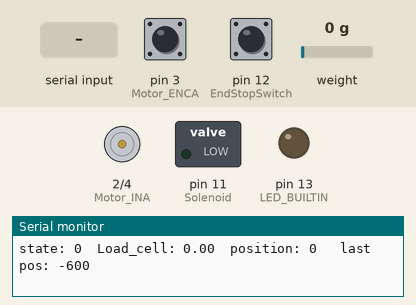
Simulated run of this sketch. Board: Arduino Uno, built with avr-gcc and run on an emulated ATmega328P. On the bench: motor-driver pin pairs drawn as motors (green arrow = first pin HIGH = forward, orange = second pin HIGH = backward, longer = more drive, scaled by the enable pin), switched loads named in the sketch (green lamp = pin HIGH), output pins drawn as LEDs (lit = HIGH), the last lines printed to the serial monitor. The test bench sets the inputs (shaded band); at power-on: weight on the scale 0 g, pin 12 (EndStopSwitch) HIGH, pin 3 (Motor_ENCA) HIGH.

Above: at 1.7 s.
1.8 s: "w" received over Serial
At 2.8 s:
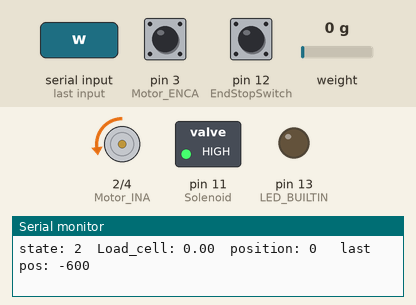
3.3 s: weight on the scale set to 931 g
4.8 s: weight on the scale set to 1060 g
At 4.97 s:
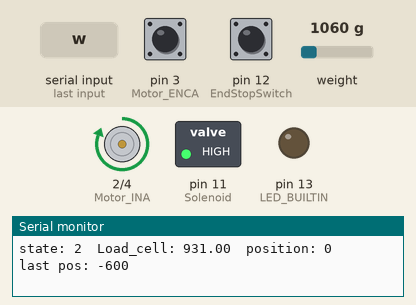
6.6 s: pin 12 (EndStopSwitch) pulled LOW for 0.15 s
At 6.67 s:
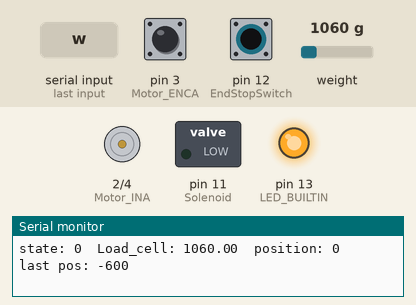
Timing chart, 0 to 9.2 s (numbered marks = the images above; inputs shaded):
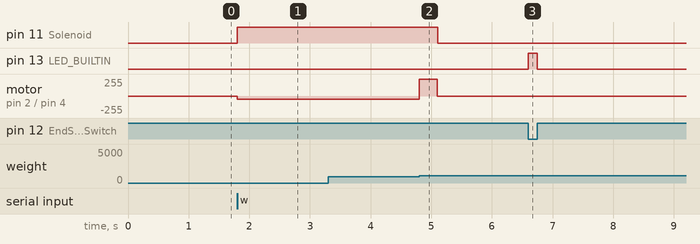

The sketch:

elevator_R2.ino
```cpp
// M1 = solenoid    || Left
// M2 = Pully Motor || Right

//#include "DualVNH5019MotorShield.h"
#include <HX711_ADC.h>
#include <EEPROM.h>

#define MAX_SPEED  20000
#define SPEED  20000
#define MAX_POSITION  -6000
#define DOWN  1
#define UP  2
#define BREAK  3
#define STOP  0
#define DEBUG 4

//DualVNH5019MotorShield md;

char inputChar = ' ';
unsigned long t = 0;
volatile long motor_position = 0,last_position=MAX_POSITION/10;
int sysState=0;
unsigned long currentTime=0,op_timestamp=0,op_timeout=15000;
float load_cell_data=0,startWieght=0,basketWieght=1000;

//pins:
const int HX711_dout = 8; //mcu > HX711 dout pin
const int HX711_sck = 7; //mcu > HX711 sck pin
int EndStopSwitch = 12;
int Solenoid = 11;
int Motor_INA = 2;
int Motor_INB = 4;
int Motor_PWM = 9;
int Motor_CS = A0;
int Motor_ENCA = 3;
int Motor_ENCB = 10;

void closeSolenoid();
void openSolenoid();
void set_motor(int dir, int PWM);

//HX711 constructor:
HX711_ADC LoadCell(HX711_dout, HX711_sck);

void setup()
{
  Serial.begin(115200);
  LoadCell.begin();
  float calibrationValue; // calibration value (see example file "Calibration.ino")
  calibrationValue = 89.28; //696.0; // uncomment this if you want to set the calibration value in the sketch
  unsigned long stabilizingtime = 100; // preciscion right after power-up can be improved by adding a few seconds of stabilizing time
  boolean _tare = true;
  LoadCell.start(stabilizingtime, _tare);
  if (LoadCell.getTareTimeoutFlag()) {
    Serial.println("Timeout, check MCU>HX711 wiring and pin designations");
    while (1);
  }
  else {
    LoadCell.setCalFactor(calibrationValue); // set calibration value (float)
    LoadCell.setSamplesInUse(5);
    Serial.println("Startup is complete");
    Serial.print("Number of samples: ");
    Serial.println(LoadCell.getSamplesInUse());
  }

  pinMode(EndStopSwitch,INPUT);
  pinMode(LED_BUILTIN, OUTPUT);
  pinMode(Solenoid, OUTPUT);
  pinMode(Motor_INA,OUTPUT);
  pinMode(Motor_INB,OUTPUT);
  pinMode(Motor_PWM,OUTPUT);

  attachInterrupt(digitalPinToInterrupt(Motor_ENCA), updateEncoder, RISING);

}


void loop()
{
  long startTime=0;
  int error=0;
  static boolean newDataReady = 0;
  const int serialPrintInterval = 100; //increase value to slow down serial print activity

  if (LoadCell.update()) load_cell_data = LoadCell.getData();
  currentTime=millis();

  switch(sysState) {
    case DOWN:
          if(currentTime-op_timestamp<20) set_motor(UP, 100);
          else if(currentTime-op_timestamp<30) set_motor(BREAK, 255);
          else set_motor(DOWN, 120);
          if(motor_position<last_position+1000) set_motor(DOWN, 10);
          if(motor_position<MAX_POSITION || load_cell_data<startWieght-5)
          {
            sysState=STOP;
            set_motor(UP, 255);
            startTime=millis();
            while(millis()<startTime+10) ;
            set_motor(BREAK,255);
            if(motor_position<last_position/2) last_position=motor_position;
            closeSolenoid();
          }
          break;
    case UP:
          if(motor_position>-700) set_motor(UP, 50);
          else set_motor(UP, 150);

          if(digitalRead(EndStopSwitch)==0)
          {
            sysState=STOP;
            set_motor(DOWN, 255);
            startTime=millis();
            while(millis()<startTime+10) ;
            set_motor(BREAK,255);
            closeSolenoid();
            LoadCell.tare();
          }
          if(load_cell_data>1000)
          {
            sysState=STOP;
            set_motor(DOWN, 255);
            startTime=millis();
            while(millis()<startTime+300) ;
            set_motor(BREAK,255);
            Serial.println("overwieght emergency stop");
          }
          break;
    case STOP:
          set_motor(BREAK,255);
          closeSolenoid();
          break;
  }
  if(millis()>op_timestamp+op_timeout && sysState!=STOP) {
    sysState=STOP;
    Serial.println("operation timeout");
  }

  if(digitalRead(EndStopSwitch)==0)
  {
    digitalWrite(LED_BUILTIN,HIGH);
    motor_position = 0;
  }
  else digitalWrite(LED_BUILTIN,LOW);

  if (millis() > t + serialPrintInterval) {
      Serial.print("state: ");
      Serial.print(sysState);
      Serial.print("\tLoad_cell: ");
      Serial.print(load_cell_data);
      Serial.print("\tposition: ");
      Serial.print(motor_position);
      Serial.print("\t last pos: ");
      Serial.println(last_position);
      t = millis();
  }
}


void serialEvent()
{
  long startTime=0;
  if(Serial.available())
  {
    inputChar = Serial.read();

    if (inputChar == 'w')
    {
      Serial.println("go up");
      startWieght=load_cell_data;
      sysState=UP;
      op_timestamp=millis();
      openSolenoid();
    }
    else if (inputChar == 's')
    {
      Serial.println("go down");
      startWieght=load_cell_data;
      sysState=DOWN;
      op_timestamp=millis();
      openSolenoid();
    }
    else if (inputChar == 'e')
    {
      op_timestamp=millis();
      sysState=DEBUG;
      openSolenoid();
    }
    else if (inputChar == 'd')
    {
      op_timestamp=millis();
      sysState=DEBUG;
      closeSolenoid();
    }
    else if (inputChar == 't')
    {
      LoadCell.tareNoDelay();
      Serial.println("tare");
    }
    else
    {
      sysState=STOP;
      Serial.println("STOP");
      op_timestamp=millis();
      set_motor(BREAK, 255);
      closeSolenoid();
    }
  }
}

void updateEncoder() {
  // Increment value for each pulse from encoder
  int b = digitalRead(Motor_ENCB);
  if(b > 0){
    motor_position++;
  }
  else{
    motor_position--;
  }
}

void openSolenoid()
{
  digitalWrite(Solenoid,HIGH);
  //Serial.println("solenoid open");
}

void closeSolenoid()
{
  digitalWrite(Solenoid,LOW);
  //Serial.println("solenoid closed");
}

void set_motor(int dir, int PWM)
{
  switch(dir) {
    case DOWN:
      digitalWrite(Motor_INA,HIGH);
      digitalWrite(Motor_INB,LOW);
      analogWrite(Motor_PWM,PWM);
      break;
    case UP:
      digitalWrite(Motor_INA,LOW);
      digitalWrite(Motor_INB,HIGH);
      analogWrite(Motor_PWM,PWM);
      break;
    case BREAK:
      digitalWrite(Motor_INA,LOW);
      digitalWrite(Motor_INB,LOW);
      analogWrite(Motor_PWM,PWM);
      break;
    default:
      digitalWrite(Motor_INA,LOW);
      digitalWrite(Motor_INB,LOW);
      analogWrite(Motor_PWM,0);
      break;
  }
}
```

Measured:
- the behaviour switches between 1000 and 1001 g on weight on the scale (found by bisection; images 1 and 2)
- after the input at 1.8 s, pin 11 (Solenoid): LOW → HIGH at once; motor on pin 2 (Motor_INA) / pin 4 (Motor_INB): stopped → backward 50/255 at once
- after the input at 4.8 s, pin 11 (Solenoid): HIGH → LOW after 0.30 s; motor on pin 2 (Motor_INA) / pin 4 (Motor_INB): backward 50/255 → forward 255/255 at once, → stopped 0.30 s later
- after the input at 6.6 s, pin 13 (LED_BUILTIN): LOW → HIGH at once, → LOW 0.15 s later
